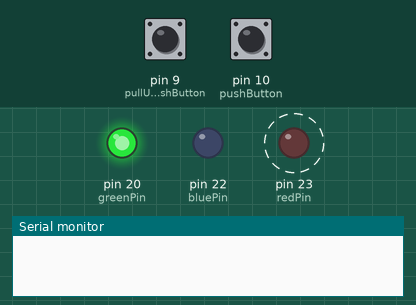
The sketch below on a simulated Arduino Mega 2560, built with avr-gcc and run on an emulated ATmega2560. Parts: output pins drawn as LEDs (lit = HIGH), the last lines printed to the serial monitor. Dashed ring = blinking. The test bench sets the inputs (shaded band); at power-on: pin 9 (pullUpPushButton) HIGH, pin 10 (pushButton) HIGH.

Above: at 1.2 s.
1.3 s: pin 9 (pullUpPushButton) pulled LOW for 0.15 s
At 4.2 s:
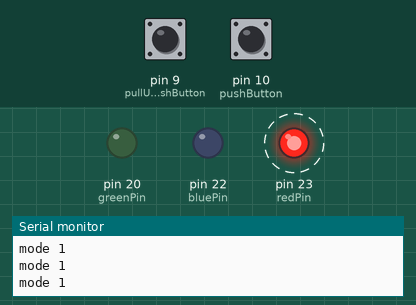
4.4 s: pin 10 (pushButton) pulled LOW for 0.15 s
At 6.1 s:
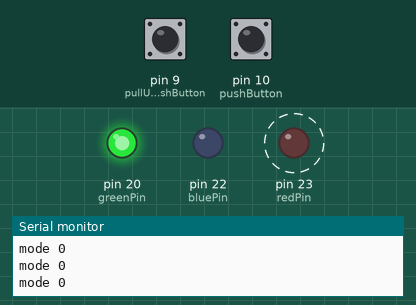
7.5 s: pin 9 (pullUpPushButton) pulled LOW for 1 s
At 8.5 s:
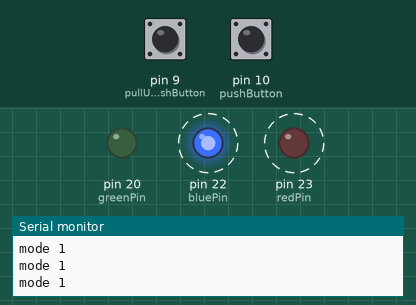
Timing chart, 0 to 17.5 s (numbered marks = the images above; inputs shaded):
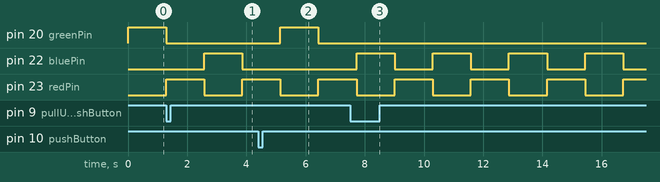

Measured:
- after the input at 1.3 s, pin 20 (greenPin): stays LOW (without the input it goes to HIGH after 1.3 s); pin 22 (bluePin): LOW → HIGH after 1.3 s, → LOW 1.3 s later
- after the input at 4.4 s, pin 20 (greenPin): LOW → HIGH after 0.75 s, → LOW 1.3 s later; pin 22 (bluePin): stays LOW (without the input it goes to HIGH after 0.75 s)
- after the input at 7.5 s, pin 20 (greenPin): stops changing and stays LOW; pin 22 (bluePin): alternates HIGH for 1.3 s and LOW for 1.3 s, starting after 0.22 s
- by itself, pin 23 (redPin): alternates HIGH for 1.3 s and LOW for 1.3 s

The sketch:

Demo1.ino
```cpp
int redPin =  23;
int bluePin =  22;
int greenPin =  20;

int pullUpPushButton = 9;
int pushButton = 10;

void setup()   {
  Serial.begin(38400);
  pinMode(pushButton, INPUT);
  pinMode(pullUpPushButton, INPUT_PULLUP);
  pinMode(redPin, OUTPUT);
  pinMode(greenPin, OUTPUT);
  pinMode(bluePin, OUTPUT);
}

int redIntensity = 0;
int mode = 0;

void loop()
{
  // set all 3 pins to the desired intensity
  analogWrite(redPin, redIntensity);
  if (mode == 0) {
    // in mode zero, fade from red to green
    analogWrite(greenPin, 255 - redIntensity);
    analogWrite(bluePin, 0);
  } else {
    // in mode one, fade from red to blue
    analogWrite(greenPin, 0);
    analogWrite(bluePin, 255 - redIntensity);
  }

  if (digitalRead(pushButton) == LOW) {
    // use mode zero when the first button is pressed
    mode = 0;
    Serial.println("mode 0");
  }
  if (digitalRead(pullUpPushButton) == LOW) {
    // use mode one when the first button is pressed
    mode = 1;
    Serial.println("mode 1");
  }

  // remain at this color, but not for very long
  delay(10);

  // increase the red
  redIntensity = redIntensity + 1;

  // since 255 is the maximum, set it back to 0
  // when it increments beyond 255
  if (redIntensity > 255) {
    redIntensity = 0;
  }
}
```
